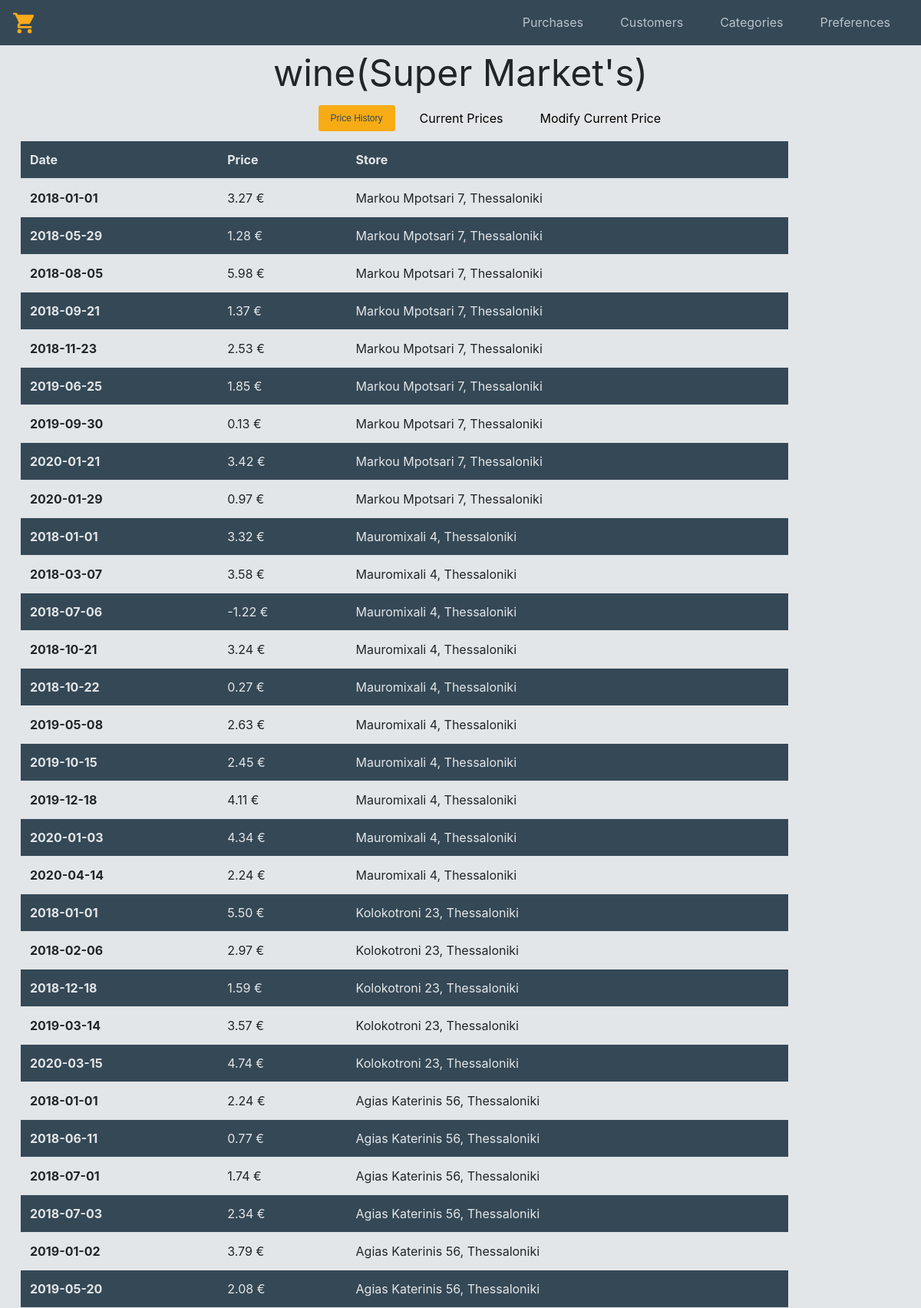
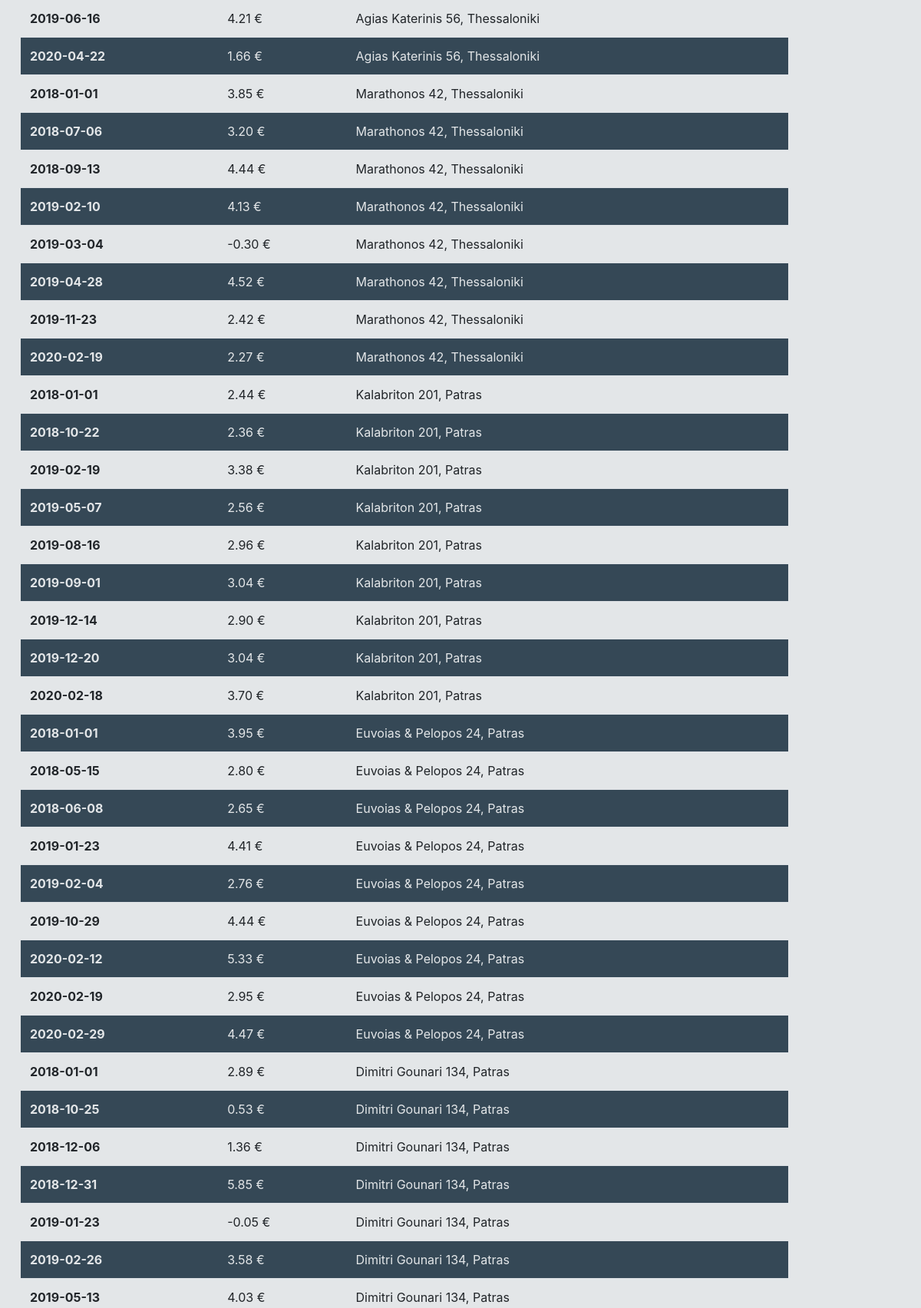
Page /prod_info.php?productid=26 (upper part) on the committed database (2 pictures, top to bottom).
### tables this page shows
CREATE TABLE `product` (
  `productid` int(8) NOT NULL,
  `name` varchar(40) NOT NULL,
  `islabel` tinyint(1) NOT NULL,
  `brand` varchar(30) NOT NULL,
  `catid` int(2) NOT NULL
);

CREATE TABLE `store` (
  `storeid` int(4) NOT NULL,
  `street_name` varchar(30) NOT NULL,
  `street_number` decimal(3,0) NOT NULL,
  `city` varchar(30) NOT NULL,
  `zip` decimal(5,0) NOT NULL,
  `sq_meters` decimal(6,1) NOT NULL
);

### src/products_sql.php (called while the page is built, shortened)
<?php
$conn = mysqli_connect('192.168.99.100', 'root', 'root', 'supermarketdb');
if(isset($_GET['productid']))
{
    $myvar = $_GET['productid']  ;
    $quer = 'SELECT * FROM pricehistory WHERE productid ='. $myvar;
    $hist1 =mysqli_query($conn, $quer);
}
?>

### src/prod_info.php (the view, shortened to what this page needs)
<?php include 'templates/header.php'; ?>
<?php include 'products_sql.php';?>
<div style = "text-align :center"><font size = "350px">
<?php
if(isset($_GET['productid']))
{
    $myvar = $_GET['productid']  ;
    $sqli = 'SELECT * FROM product WHERE productid = '.$myvar;
    $Name =mysqli_query($conn, $sqli);
    $names = mysqli_fetch_array($Name, MYSQLI_ASSOC);
    $quer = 'SELECT * FROM pricehistory WHERE productid ='. $myvar;
    $hist1 =mysqli_query($conn, $quer);
    $history = mysqli_fetch_all($hist1, MYSQLI_ASSOC);
    echo $names['name'].'('.$names['brand'].')';
}
?>
</font>
</div>
            <div class="col-9" id="purtable">
            <div class="tab d-flex justify-content-end" >
                <button class="tablinks active" onclick="opentab(event, 'gen')">Price History</button>
                <button class="tablinks" onclick="opentab(event, 'det')">Current Prices</button>
                <button class="tablinks" onclick="opentab(event, 'change')">Modify Current Price</button>
            </div>
            <div class="tabcontent" id="gen" >
                    <table  class="table" style = "width:1000px;" >
                <thead>
                    <tr>
                        <th scope="col">Date</th>
                        <th scope="col">Price</th>
                        <th scope="col">Store</th>
                    </tr>
                </thead>
                <tbody>
                    <?php if (is_array($history) || is_object($history)){
                        foreach ($history as $hist) { ?>
                        <tr>
                            <th scope="row"><?php echo $hist['date']?></th>
                            <td><?php echo $hist['newprice']?> € </td>
                            <?php $market =$hist['storeid'];?>
                           <td> <?php
                            $erwt='SELECT * FROM store WHERE storeid='.$market;
                            $store = mysqli_query($conn, $erwt);
                            $mymarket = mysqli_fetch_array($store, MYSQLI_ASSOC);
                            echo $mymarket['street_name'].' '.$mymarket['street_number'].', '.$mymarket['city']?></td>
                        </tr>
                    <?php } }?>
                </tbody>
            </table>
            </div>
        </div>
     </body>
</html>

### src/templates/style.css (style rules this page uses)
table tr:nth-child(even), thead { background-color: #354856; color:#e3e6e8; }
.active { font-family: arial, verdana; font-size: 12px; padding: 8px 14px 6px 14px; margin: 3px; background-color: #404040; text-decoration: none; border-radius: 3px; margin: 6px; color: #FFF; }

### src/prod_info.php (style rules this page uses)
.tab { overflow: hidden; }
.tab button { background-color: inherit; float: left; border: none; outline: none; cursor: pointer; padding: 8px 16px 8px 16px; margin-left: 0.5rem; margin-right: 0.5rem; transition: 0.5s; }
.tab button.active { background-color: #f7ac15; color: #354856; }
.tabcontent { display: block; padding: 6px 12px; border-top: none; }

### rows in the picture
product: name "wine", brand "Super Market's"
store: street_name "Markou Mpotsari", street_number "7", city "Thessaloniki"
store: street_name "Mauromixali", street_number "4", city "Thessaloniki"
store: street_name "Kolokotroni", street_number "23", city "Thessaloniki"
store: street_name "Agias Katerinis", street_number "56", city "Thessaloniki"
store: street_name "Marathonos", street_number "42", city "Thessaloniki"
store: street_name "Kalabriton", street_number "201", city "Patras"
store: street_name "Euvoias & Pelopos", street_number "24", city "Patras"
store: street_name "Dimitri Gounari", street_number "134", city "Patras"

### other values in the picture
$hist['date'] "2018-01-01"
$hist['newprice'] "3.27"
$hist['date'] "2018-05-29"
$hist['newprice'] "1.28"
$hist['date'] "2018-08-05"
$hist['newprice'] "5.98"
$hist['date'] "2018-09-21"
$hist['newprice'] "1.37"
$hist['date'] "2018-11-23"
$hist['newprice'] "2.53"
$hist['date'] "2019-06-25"
$hist['newprice'] "1.85"
$hist['date'] "2019-09-30"
$hist['newprice'] "0.13"
$hist['date'] "2020-01-21"
